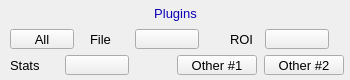
<?xml version="1.0" ?>
<ui version="4.0">
  <class>Dialog</class>
  <widget class="QWidget" name="screen">
    <property name="geometry">
      <rect>
        <x>141</x>
        <y>292</y>
        <width>350</width>
        <height>80</height>
      </rect>
    </property>
    <property name="styleSheet">
      <string notr="true">QWidget#screen {
  color: rgb(0, 0, 0);
  background-color: rgb(187, 187, 187);
  }</string>
    </property>
    <property name="windowTitle">
      <string>ADPlugins</string>
    </property>
    <widget class="QLabel" name="text">
      <property name="geometry">
        <rect>
          <x>122</x>
          <y>10</y>
          <width>1</width>
          <height>40</height>
        </rect>
      </property>
      <property name="text">
        <string/>
      </property>
      <property name="font" stdset="0">
        <font>
          <pointsize>10</pointsize>
        </font>
      </property>
      <property name="brush" stdset="0">
        <brush brushstyle="SolidPattern">
          <color alpha="255">
            <red>0</red>
            <green>0</green>
            <blue>0</blue>
          </color>
        </brush>
      </property>
      <property name="toolTip">
        <string>text</string>
      </property>
      <property name="alignment">
        <set>Qt::AlignLeading|Qt::AlignLeft|Qt::AlignVCenter</set>
      </property>
      <property name="styleSheet">
        <string notr="true">QLabel#text {
  color: rgb(0, 0, 0);
  }</string>
      </property>
    </widget>
    <widget class="PyDMDrawingRectangle" name="rectangle">
      <property name="geometry">
        <rect>
          <x>0</x>
          <y>0</y>
          <width>350</width>
          <height>80</height>
        </rect>
      </property>
      <property name="brush" stdset="0">
        <brush brushstyle="NoBrush">
          <color alpha="255">
            <red>0</red>
            <green>0</green>
            <blue>0</blue>
          </color>
        </brush>
      </property>
      <property name="penStyle" stdset="0">
        <enum>Qt::SolidLine</enum>
      </property>
      <property name="penColor" stdset="0">
        <color>
          <red>0</red>
          <green>0</green>
          <blue>0</blue>
        </color>
      </property>
      <property name="penWidth" stdset="0">
        <double>1</double>
      </property>
      <property name="penCapStyle" stdset="0">
        <enum>Qt::FlatCap</enum>
      </property>
      <property name="toolTip">
        <string>rectangle</string>
      </property>
    </widget>
    <widget class="PyDMDrawingRectangle" name="rectangle_1">
      <property name="geometry">
        <rect>
          <x>122</x>
          <y>2</y>
          <width>107</width>
          <height>21</height>
        </rect>
      </property>
      <property name="brush" stdset="0">
        <brush brushstyle="SolidPattern">
          <color alpha="255">
            <red>218</red>
            <green>218</green>
            <blue>218</blue>
          </color>
        </brush>
      </property>
      <property name="penStyle" stdset="0">
        <enum>Qt::SolidLine</enum>
      </property>
      <property name="penColor" stdset="0">
        <color>
          <red>218</red>
          <green>218</green>
          <blue>218</blue>
        </color>
      </property>
      <property name="penWidth" stdset="0">
        <double>0</double>
      </property>
      <property name="penCapStyle" stdset="0">
        <enum>Qt::FlatCap</enum>
      </property>
      <property name="toolTip">
        <string>rectangle_1</string>
      </property>
    </widget>
    <widget class="QLabel" name="text_1">
      <property name="geometry">
        <rect>
          <x>94</x>
          <y>3</y>
          <width>163</width>
          <height>20</height>
        </rect>
      </property>
      <property name="text">
        <string>Plugins</string>
      </property>
      <property name="font" stdset="0">
        <font>
          <pointsize>10</pointsize>
        </font>
      </property>
      <property name="brush" stdset="0">
        <brush brushstyle="SolidPattern">
          <color alpha="255">
            <red>10</red>
            <green>0</green>
            <blue>184</blue>
          </color>
        </brush>
      </property>
      <property name="toolTip">
        <string>text_1</string>
      </property>
      <property name="alignment">
        <set>Qt::AlignCenter</set>
      </property>
      <property name="styleSheet">
        <string notr="true">QLabel#text_1 {
  color: rgb(10, 0, 184);
  }</string>
      </property>
    </widget>
    <widget class="QLabel" name="text_2">
      <property name="geometry">
        <rect>
          <x>90</x>
          <y>29</y>
          <width>40</width>
          <height>20</height>
        </rect>
      </property>
      <property name="text">
        <string>File</string>
      </property>
      <property name="font" stdset="0">
        <font>
          <pointsize>10</pointsize>
        </font>
      </property>
      <property name="brush" stdset="0">
        <brush brushstyle="SolidPattern">
          <color alpha="255">
            <red>0</red>
            <green>0</green>
            <blue>0</blue>
          </color>
        </brush>
      </property>
      <property name="toolTip">
        <string>text_2</string>
      </property>
      <property name="alignment">
        <set>Qt::AlignLeading|Qt::AlignLeft|Qt::AlignVCenter</set>
      </property>
      <property name="styleSheet">
        <string notr="true">QLabel#text_2 {
  color: rgb(0, 0, 0);
  }</string>
      </property>
    </widget>
    <widget class="QLabel" name="text_3">
      <property name="geometry">
        <rect>
          <x>230</x>
          <y>29</y>
          <width>30</width>
          <height>20</height>
        </rect>
      </property>
      <property name="text">
        <string>ROI</string>
      </property>
      <property name="font" stdset="0">
        <font>
          <pointsize>10</pointsize>
        </font>
      </property>
      <property name="brush" stdset="0">
        <brush brushstyle="SolidPattern">
          <color alpha="255">
            <red>0</red>
            <green>0</green>
            <blue>0</blue>
          </color>
        </brush>
      </property>
      <property name="toolTip">
        <string>text_3</string>
      </property>
      <property name="alignment">
        <set>Qt::AlignLeading|Qt::AlignLeft|Qt::AlignVCenter</set>
      </property>
      <property name="styleSheet">
        <string notr="true">QLabel#text_3 {
  color: rgb(0, 0, 0);
  }</string>
      </property>
    </widget>
    <widget class="PyDMRelatedDisplayButton" name="related_display">
      <property name="geometry">
        <rect>
          <x>135</x>
          <y>29</y>
          <width>64</width>
          <height>20</height>
        </rect>
      </property>
      <property name="showIcon" stdset="0">
        <bool>true</bool>
      </property>
      <property name="font" stdset="0">
        <font>
          <pointsize>10</pointsize>
        </font>
      </property>
      <property name="styleSheet">
        <string notr="true">PyDMRelatedDisplayButton#related_display {
  color: rgb(0, 0, 0);
  background-color: rgb(115, 223, 255);
  }</string>
      </property>
      <property name="titles" stdset="0">
        <stringlist>
          <string>netCDF file #1</string>
          <string>TIFF file #1</string>
          <string>JPEG file #1</string>
          <string>NeXus file #1</string>
          <string>Magick file #1</string>
          <string>HDF5 file #1</string>
          <string>Null file #1</string>
        </stringlist>
      </property>
      <property name="filenames" stdset="0">
        <stringlist>
          <string>NetCDFPlugin_V30.ui</string>
          <string>TIFFPlugin_V30.ui</string>
          <string>JPEGPlugin_V30.ui</string>
          <string>NexusPlugin_V30.ui</string>
          <string>MagickPlugin_V30.ui</string>
          <string>HDF5Plugin_V30.ui</string>
          <string>NullPlugin_V30.ui</string>
        </stringlist>
      </property>
      <property name="macros" stdset="0">
        <stringlist>
          <string>P=${P}, R=netCDF1:, EXT=nc</string>
          <string>P=${P}, R=TIFF1:, EXT=tif</string>
          <string>P=${P}, R=JPEG1:, EXT=jpg</string>
          <string>P=${P}, R=Nexus1:, EXT=h5</string>
          <string>P=${P}, R=Magick1:, EXT=tif</string>
          <string>P=${P}, R=HDF1:, EXT=h5</string>
          <string>P=${P}, R=Null1:, EXT=null</string>
        </stringlist>
      </property>
      <property name="openInNewWindow" stdset="0">
        <bool>true</bool>
      </property>
    </widget>
    <widget class="PyDMRelatedDisplayButton" name="related_display_1">
      <property name="geometry">
        <rect>
          <x>265</x>
          <y>29</y>
          <width>64</width>
          <height>20</height>
        </rect>
      </property>
      <property name="showIcon" stdset="0">
        <bool>true</bool>
      </property>
      <property name="font" stdset="0">
        <font>
          <pointsize>10</pointsize>
        </font>
      </property>
      <property name="styleSheet">
        <string notr="true">PyDMRelatedDisplayButton#related_display_1 {
  color: rgb(0, 0, 0);
  background-color: rgb(115, 223, 255);
  }</string>
      </property>
      <property name="titles" stdset="0">
        <stringlist>
          <string>ROI #1</string>
          <string>ROI #2</string>
          <string>ROI #3</string>
          <string>ROI #4</string>
          <string>ROI 1-4 combined</string>
        </stringlist>
      </property>
      <property name="filenames" stdset="0">
        <stringlist>
          <string>ROIPlugin_V30.ui</string>
          <string>ROIPlugin_V30.ui</string>
          <string>ROIPlugin_V30.ui</string>
          <string>ROIPlugin_V30.ui</string>
          <string>ROI4_V30.ui</string>
        </stringlist>
      </property>
      <property name="macros" stdset="0">
        <stringlist>
          <string>P=${P}, R=ROI1:</string>
          <string>P=${P}, R=ROI2:</string>
          <string>P=${P}, R=ROI3:</string>
          <string>P=${P}, R=ROI4:</string>
          <string>P=${P}, R1=ROI1:,R2=ROI2:, R3=ROI3:,R4=ROI4:</string>
        </stringlist>
      </property>
      <property name="openInNewWindow" stdset="0">
        <bool>true</bool>
      </property>
    </widget>
    <widget class="PyDMRelatedDisplayButton" name="related_display_2">
      <property name="geometry">
        <rect>
          <x>10</x>
          <y>29</y>
          <width>64</width>
          <height>20</height>
        </rect>
      </property>
      <property name="toolTip">
        <string>All</string>
      </property>
      <property name="text">
        <string>All</string>
      </property>
      <property name="showIcon" stdset="0">
        <bool>false</bool>
      </property>
      <property name="font" stdset="0">
        <font>
          <pointsize>10</pointsize>
        </font>
      </property>
      <property name="styleSheet">
        <string notr="true">PyDMRelatedDisplayButton#related_display_2 {
  color: rgb(0, 0, 0);
  background-color: rgb(115, 223, 255);
  }</string>
      </property>
      <property name="titles" stdset="0">
        <stringlist>
          <string>Common plugins</string>
        </stringlist>
      </property>
      <property name="filenames" stdset="0">
        <stringlist>
          <string>CommonPlugins_V30.ui</string>
        </stringlist>
      </property>
      <property name="macros" stdset="0">
        <stringlist>
          <string>P=${P}</string>
        </stringlist>
      </property>
      <property name="openInNewWindow" stdset="0">
        <bool>true</bool>
      </property>
    </widget>
    <widget class="QLabel" name="text_4">
      <property name="geometry">
        <rect>
          <x>10</x>
          <y>55</y>
          <width>50</width>
          <height>20</height>
        </rect>
      </property>
      <property name="text">
        <string>Stats</string>
      </property>
      <property name="font" stdset="0">
        <font>
          <pointsize>10</pointsize>
        </font>
      </property>
      <property name="brush" stdset="0">
        <brush brushstyle="SolidPattern">
          <color alpha="255">
            <red>0</red>
            <green>0</green>
            <blue>0</blue>
          </color>
        </brush>
      </property>
      <property name="toolTip">
        <string>text_4</string>
      </property>
      <property name="alignment">
        <set>Qt::AlignLeading|Qt::AlignLeft|Qt::AlignVCenter</set>
      </property>
      <property name="styleSheet">
        <string notr="true">QLabel#text_4 {
  color: rgb(0, 0, 0);
  }</string>
      </property>
    </widget>
    <widget class="PyDMRelatedDisplayButton" name="related_display_3">
      <property name="geometry">
        <rect>
          <x>65</x>
          <y>55</y>
          <width>64</width>
          <height>20</height>
        </rect>
      </property>
      <property name="showIcon" stdset="0">
        <bool>true</bool>
      </property>
      <property name="font" stdset="0">
        <font>
          <pointsize>10</pointsize>
        </font>
      </property>
      <property name="styleSheet">
        <string notr="true">PyDMRelatedDisplayButton#related_display_3 {
  color: rgb(0, 0, 0);
  background-color: rgb(115, 223, 255);
  }</string>
      </property>
      <property name="titles" stdset="0">
        <stringlist>
          <string>Statistics #1</string>
          <string>Statistics #2</string>
          <string>Statistics #3</string>
          <string>Statistics #4</string>
          <string>Statistics #5</string>
          <string>Statistics 1-5</string>
        </stringlist>
      </property>
      <property name="filenames" stdset="0">
        <stringlist>
          <string>StatsPlugin_V30.ui</string>
          <string>StatsPlugin_V30.ui</string>
          <string>StatsPlugin_V30.ui</string>
          <string>StatsPlugin_V30.ui</string>
          <string>StatsPlugin_V30.ui</string>
          <string>Stats5_V30.ui</string>
        </stringlist>
      </property>
      <property name="macros" stdset="0">
        <stringlist>
          <string>P=${P}, R=Stats1:</string>
          <string>P=${P}, R=Stats2:</string>
          <string>P=${P}, R=Stats3:</string>
          <string>P=${P}, R=Stats4:</string>
          <string>P=${P}, R=Stats5:</string>
          <string>P=${P}, R1=Stats1:,R2=Stats2:,R3=Stats3:,R4=Stats4:,R5=Stats5:</string>
        </stringlist>
      </property>
      <property name="openInNewWindow" stdset="0">
        <bool>true</bool>
      </property>
    </widget>
    <widget class="PyDMRelatedDisplayButton" name="related_display_4">
      <property name="geometry">
        <rect>
          <x>177</x>
          <y>55</y>
          <width>80</width>
          <height>20</height>
        </rect>
      </property>
      <property name="toolTip">
        <string>Other #1</string>
      </property>
      <property name="text">
        <string>Other #1</string>
      </property>
      <property name="showIcon" stdset="0">
        <bool>true</bool>
      </property>
      <property name="font" stdset="0">
        <font>
          <pointsize>10</pointsize>
        </font>
      </property>
      <property name="styleSheet">
        <string notr="true">PyDMRelatedDisplayButton#related_display_4 {
  color: rgb(0, 0, 0);
  background-color: rgb(115, 223, 255);
  }</string>
      </property>
      <property name="titles" stdset="0">
        <stringlist>
          <string>Image #1</string>
          <string>Image #2</string>
          <string>Process #1</string>
          <string>Transform #1</string>
          <string>Color convert #1</string>
          <string>Color convert #2</string>
          <string>Overlay #1</string>
          <string>Overlays 1-8</string>
          <string>Circular buffer #1</string>
          <string>ROI Statistics #1</string>
          <string>Attribute #1</string>
          <string>FFT #1</string>
          <string>Scatter #1</string>
          <string>Gather #1</string>
          <string>Pva</string>
        </stringlist>
      </property>
      <property name="filenames" stdset="0">
        <stringlist>
          <string>ImagePlugin_V30.ui</string>
          <string>ImagePlugin_V30.ui</string>
          <string>ProcessPlugin_V30.ui</string>
          <string>TransformPlugin_V30.ui</string>
          <string>ColorConvertPlugin_V30.ui</string>
          <string>ColorConvertPlugin_V30.ui</string>
          <string>OverlayPlugin_V30.ui</string>
          <string>Overlay8_V30.ui</string>
          <string>CircularBuffPlugin_V30.ui</string>
          <string>ROIStatPlugin_V30.ui</string>
          <string>AttributePlugin_V30.ui</string>
          <string>FFTPlugin_V30.ui</string>
          <string>ScatterPlugin_V30.ui</string>
          <string>Gather8_V30.ui</string>
          <string>PvaPlugin_V30.ui</string>
        </stringlist>
      </property>
      <property name="macros" stdset="0">
        <stringlist>
          <string>P=${P}, R=image1:</string>
          <string>P=${P}, R=image2:</string>
          <string>P=${P}, R=Proc1:</string>
          <string>P=${P}, R=Trans1:</string>
          <string>P=${P}, R=CC1:</string>
          <string>P=${P}, R=CC2:</string>
          <string>P=${P}, R=Over1:</string>
          <string>P=${P}, R=Over1:,O1=Over1:1:,O2=Over1:2:,O3=Over1:3:,O4=Over1:4:,O5=Over1:5:,O6=Over1:6:,O7=Over1:7:,O8=Over1:8:</string>
          <string>P=${P}, R=CB1:</string>
          <string>P=${P}, R=ROIStat1:</string>
          <string>P=${P}, R=Attr1:</string>
          <string>P=${P}, R=FFT1:</string>
          <string>P=${P}, R=Scatter1:</string>
          <string>P=${P}, R=Gather1:</string>
          <string>P=${P}, R=Pva1:</string>
        </stringlist>
      </property>
      <property name="openInNewWindow" stdset="0">
        <bool>true</bool>
      </property>
    </widget>
    <widget class="PyDMRelatedDisplayButton" name="related_display_5">
      <property name="geometry">
        <rect>
          <x>264</x>
          <y>55</y>
          <width>80</width>
          <height>20</height>
        </rect>
      </property>
      <property name="toolTip">
        <string>Other #2</string>
      </property>
      <property name="text">
        <string>Other #2</string>
      </property>
      <property name="showIcon" stdset="0">
        <bool>true</bool>
      </property>
      <property name="font" stdset="0">
        <font>
          <pointsize>10</pointsize>
        </font>
      </property>
      <property name="styleSheet">
        <string notr="true">PyDMRelatedDisplayButton#related_display_5 {
  color: rgb(0, 0, 0);
  background-color: rgb(115, 223, 255);
  }</string>
      </property>
      <property name="titles" stdset="0">
        <stringlist>
          <string>Scan #1</string>
          <string>Acquire Sequence</string>
          <string>devIocStats</string>
        </stringlist>
      </property>
      <property name="filenames" stdset="0">
        <stringlist>
          <string>scan_more.ui</string>
          <string>yySseq.ui</string>
          <string>ioc_stats_soft.ui</string>
        </stringlist>
      </property>
      <property name="macros" stdset="0">
        <stringlist>
          <string>P=${P}, S=scan1, N=1</string>
          <string>P=${P}, S=AcquireSequence</string>
          <string>ioc=${P}</string>
        </stringlist>
      </property>
      <property name="openInNewWindow" stdset="0">
        <bool>true</bool>
      </property>
    </widget>
  </widget>
  <customwidgets>
    <customwidget>
      <class>PyDMLabel</class>
      <extends>QLabel</extends>
      <header>pydm.widgets.label</header>
    </customwidget>
    <customwidget>
      <class>PyDMDrawingRectangle</class>
      <extends>QWidget</extends>
      <header>pydm.widgets.drawing</header>
    </customwidget>
    <customwidget>
      <class>PyDMRelatedDisplayButton</class>
      <extends>QPushButton</extends>
      <header>pydm.widgets.related_display_button</header>
    </customwidget>
  </customwidgets>
</ui>
